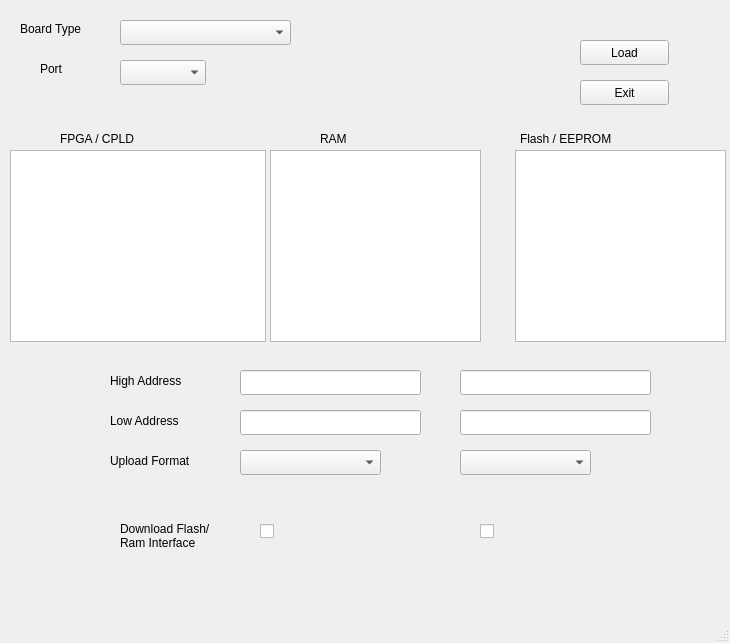
<?xml version="1.0" encoding="UTF-8"?>
<ui version="4.0">
 <class>GxsloadDlg</class>
 <widget class="QMainWindow" name="GxsloadDlg">
  <property name="geometry">
   <rect>
    <x>0</x>
    <y>0</y>
    <width>730</width>
    <height>643</height>
   </rect>
  </property>
  <property name="acceptDrops">
   <bool>true</bool>
  </property>
  <property name="windowTitle">
   <string>gxsload</string>
  </property>
  <widget class="QWidget" name="centralwidget">
   <property name="acceptDrops">
    <bool>true</bool>
   </property>
   <widget class="QComboBox" name="m_cmbLpt">
    <property name="geometry">
     <rect>
      <x>120</x>
      <y>60</y>
      <width>86</width>
      <height>25</height>
     </rect>
    </property>
   </widget>
   <widget class="QComboBox" name="m_cmbBoard">
    <property name="geometry">
     <rect>
      <x>120</x>
      <y>20</y>
      <width>171</width>
      <height>25</height>
     </rect>
    </property>
   </widget>
   <widget class="QPushButton" name="ButtonExit">
    <property name="geometry">
     <rect>
      <x>580</x>
      <y>80</y>
      <width>89</width>
      <height>25</height>
     </rect>
    </property>
    <property name="text">
     <string>Exit</string>
    </property>
   </widget>
   <widget class="QLabel" name="label">
    <property name="geometry">
     <rect>
      <x>20</x>
      <y>20</y>
      <width>91</width>
      <height>17</height>
     </rect>
    </property>
    <property name="text">
     <string>Board Type</string>
    </property>
   </widget>
   <widget class="QLabel" name="label_2">
    <property name="geometry">
     <rect>
      <x>40</x>
      <y>60</y>
      <width>67</width>
      <height>17</height>
     </rect>
    </property>
    <property name="text">
     <string>Port</string>
    </property>
   </widget>
   <widget class="QLabel" name="label_3">
    <property name="geometry">
     <rect>
      <x>60</x>
      <y>130</y>
      <width>101</width>
      <height>17</height>
     </rect>
    </property>
    <property name="text">
     <string>FPGA / CPLD</string>
    </property>
   </widget>
   <widget class="QPushButton" name="m_btnLoad">
    <property name="geometry">
     <rect>
      <x>580</x>
      <y>40</y>
      <width>89</width>
      <height>25</height>
     </rect>
    </property>
    <property name="text">
     <string>Load</string>
    </property>
   </widget>
   <widget class="QLabel" name="label_4">
    <property name="geometry">
     <rect>
      <x>320</x>
      <y>130</y>
      <width>41</width>
      <height>17</height>
     </rect>
    </property>
    <property name="text">
     <string>RAM</string>
    </property>
   </widget>
   <widget class="QLabel" name="label_5">
    <property name="geometry">
     <rect>
      <x>520</x>
      <y>130</y>
      <width>121</width>
      <height>17</height>
     </rect>
    </property>
    <property name="text">
     <string>Flash / EEPROM</string>
    </property>
   </widget>
   <widget class="QLineEdit" name="m_ramHiAddr">
    <property name="geometry">
     <rect>
      <x>240</x>
      <y>370</y>
      <width>181</width>
      <height>25</height>
     </rect>
    </property>
   </widget>
   <widget class="QLineEdit" name="m_flashHiAddr">
    <property name="geometry">
     <rect>
      <x>460</x>
      <y>370</y>
      <width>191</width>
      <height>25</height>
     </rect>
    </property>
   </widget>
   <widget class="QLineEdit" name="m_ramLoAddr">
    <property name="geometry">
     <rect>
      <x>240</x>
      <y>410</y>
      <width>181</width>
      <height>25</height>
     </rect>
    </property>
   </widget>
   <widget class="QLineEdit" name="m_flashLoAddr">
    <property name="geometry">
     <rect>
      <x>460</x>
      <y>410</y>
      <width>191</width>
      <height>25</height>
     </rect>
    </property>
   </widget>
   <widget class="QComboBox" name="m_ramFormat">
    <property name="geometry">
     <rect>
      <x>240</x>
      <y>450</y>
      <width>141</width>
      <height>25</height>
     </rect>
    </property>
   </widget>
   <widget class="QComboBox" name="m_flashFormat">
    <property name="geometry">
     <rect>
      <x>460</x>
      <y>450</y>
      <width>131</width>
      <height>25</height>
     </rect>
    </property>
   </widget>
   <widget class="QLabel" name="label_6">
    <property name="geometry">
     <rect>
      <x>110</x>
      <y>450</y>
      <width>121</width>
      <height>21</height>
     </rect>
    </property>
    <property name="text">
     <string>Upload Format</string>
    </property>
   </widget>
   <widget class="QLabel" name="label_7">
    <property name="geometry">
     <rect>
      <x>110</x>
      <y>410</y>
      <width>101</width>
      <height>21</height>
     </rect>
    </property>
    <property name="text">
     <string>Low Address</string>
    </property>
   </widget>
   <widget class="QLabel" name="label_8">
    <property name="geometry">
     <rect>
      <x>110</x>
      <y>370</y>
      <width>101</width>
      <height>21</height>
     </rect>
    </property>
    <property name="text">
     <string>High Address</string>
    </property>
   </widget>
   <widget class="QLabel" name="label_9">
    <property name="geometry">
     <rect>
      <x>120</x>
      <y>500</y>
      <width>91</width>
      <height>71</height>
     </rect>
    </property>
    <property name="text">
     <string>Download Flash/Ram Interface</string>
    </property>
    <property name="wordWrap">
     <bool>true</bool>
    </property>
   </widget>
   <widget class="QCheckBox" name="m_ramIntfcDownload">
    <property name="geometry">
     <rect>
      <x>260</x>
      <y>520</y>
      <width>92</width>
      <height>23</height>
     </rect>
    </property>
    <property name="text">
     <string/>
    </property>
   </widget>
   <widget class="QCheckBox" name="m_flashIntfcDownload">
    <property name="geometry">
     <rect>
      <x>480</x>
      <y>520</y>
      <width>92</width>
      <height>23</height>
     </rect>
    </property>
    <property name="text">
     <string/>
    </property>
   </widget>
   <widget class="MyList" name="m_lstFPLD">
    <property name="geometry">
     <rect>
      <x>10</x>
      <y>150</y>
      <width>256</width>
      <height>192</height>
     </rect>
    </property>
    <property name="selectionMode">
     <enum>QAbstractItemView::ExtendedSelection</enum>
    </property>
   </widget>
   <widget class="MyList" name="m_lstRAM">
    <property name="geometry">
     <rect>
      <x>270</x>
      <y>150</y>
      <width>211</width>
      <height>192</height>
     </rect>
    </property>
    <property name="selectionMode">
     <enum>QAbstractItemView::MultiSelection</enum>
    </property>
   </widget>
   <widget class="MyList" name="m_lstNONVOL">
    <property name="geometry">
     <rect>
      <x>515</x>
      <y>150</y>
      <width>211</width>
      <height>192</height>
     </rect>
    </property>
    <property name="selectionMode">
     <enum>QAbstractItemView::ExtendedSelection</enum>
    </property>
   </widget>
   <widget class="DragWidget" name="m_NONUpload" native="true">
    <property name="geometry">
     <rect>
      <x>600</x>
      <y>450</y>
      <width>31</width>
      <height>31</height>
     </rect>
    </property>
   </widget>
   <widget class="DragWidget" name="m_RAMUpload" native="true">
    <property name="geometry">
     <rect>
      <x>390</x>
      <y>450</y>
      <width>31</width>
      <height>31</height>
     </rect>
    </property>
   </widget>
  </widget>
  <widget class="QMenuBar" name="menubar">
   <property name="geometry">
    <rect>
     <x>0</x>
     <y>0</y>
     <width>730</width>
     <height>22</height>
    </rect>
   </property>
  </widget>
  <widget class="QStatusBar" name="statusbar"/>
 </widget>
 <customwidgets>
  <customwidget>
   <class>MyList</class>
   <extends>QListWidget</extends>
   <header>mylist.h</header>
  </customwidget>
  <customwidget>
   <class>DragWidget</class>
   <extends>QWidget</extends>
   <header>dragwidget.h</header>
   <container>1</container>
  </customwidget>
 </customwidgets>
 <resources/>
 <connections/>
</ui>
